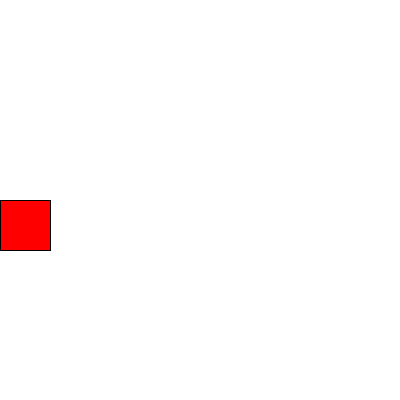
Frame 1 (no input)
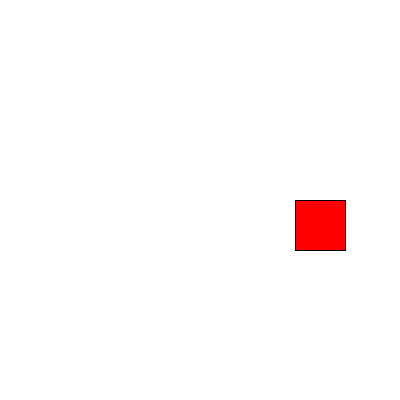
Frame 60 (the mouse pressed at the canvas centre just before this capture)
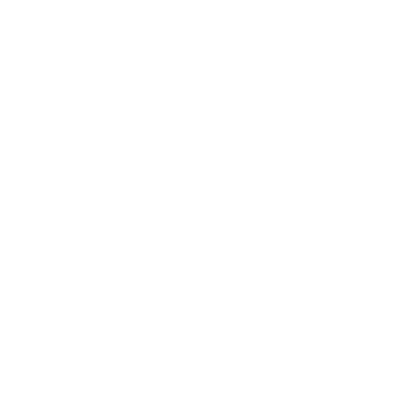
Frame 120 (the mouse held since frame 60 and released just before this capture)

The Processing sketch that drew these frames (run headless with seeded random() and noise(); from frame 60 on, the mouse is pressed at the canvas centre):

// Processing sketch: functions_exercise
// ── functions_exercise.pde
int x = 0;

void setup() {
  size(400, 400);
  background(255, 255, 255);
}

void draw() {
  background(255, 255, 255);
  drawSquare(x);
  x += 5;
}

void drawSquare(int x) {
  fill(255, 0, 0);
  rect(x, 200, 50, 50);
}
